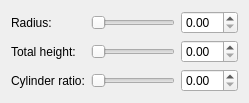
              <widget class="QWidget" name="pageConeCylinder">
               <layout class="QFormLayout" name="formConeCyl">
                <item row="0" column="0">
                 <widget class="QLabel" name="labelConeCylRadius">
                  <property name="text">
                   <string>Radius:</string>
                  </property>
                 </widget>
                </item>
                <item row="0" column="1">
                 <layout class="QHBoxLayout" name="layoutConeCylRadius">
                  <item>
                   <widget class="QSlider" name="sliderConeCylRadius">
                    <property name="orientation">
                     <enum>Qt::Horizontal</enum>
                    </property>
                   </widget>
                  </item>
                  <item>
                   <widget class="QDoubleSpinBox" name="spinBoxConeCylRadius"/>
                  </item>
                 </layout>
                </item>
                <item row="1" column="0">
                 <widget class="QLabel" name="labelConeCylCylHeight">
                  <property name="text">
                   <string>Total height:</string>
                  </property>
                 </widget>
                </item>
                <item row="1" column="1">
                 <layout class="QHBoxLayout" name="layoutConeCylCylHeight">
                  <item>
                   <widget class="QSlider" name="sliderConeCylCylHeight">
                    <property name="orientation">
                     <enum>Qt::Horizontal</enum>
                    </property>
                   </widget>
                  </item>
                  <item>
                   <widget class="QDoubleSpinBox" name="spinBoxConeCylCylHeight"/>
                  </item>
                 </layout>
                </item>
                <item row="2" column="0">
                 <widget class="QLabel" name="labelConeCylConeHeight">
                  <property name="text">
                   <string>Cylinder ratio:</string>
                  </property>
                 </widget>
                </item>
                <item row="2" column="1">
                 <layout class="QHBoxLayout" name="layoutConeCylConeHeight">
                  <item>
                   <widget class="QSlider" name="sliderConeCylConeHeight">
                    <property name="orientation">
                     <enum>Qt::Horizontal</enum>
                    </property>
                   </widget>
                  </item>
                  <item>
                   <widget class="QDoubleSpinBox" name="spinBoxConeCylConeHeight"/>
                  </item>
                 </layout>
                </item>
               </layout>
              </widget>
